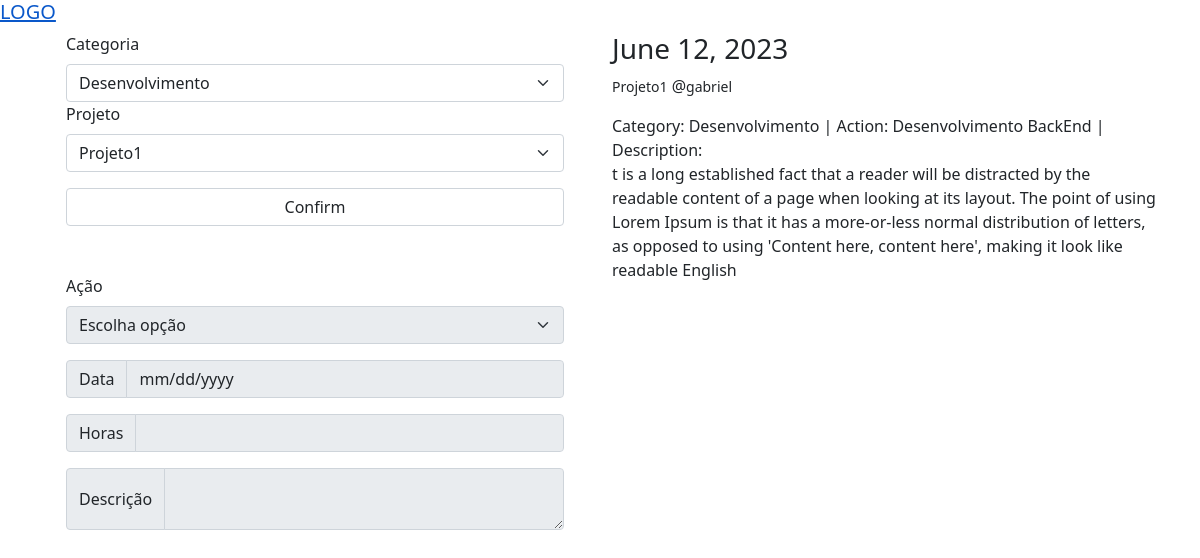
The page / on the database its author committed.
### base/models.py (models this page shows)
class Activity(models.Model):
    idproject = models.ForeignKey(Projects,on_delete=models.SET_NULL, null=True)
    user = models.ForeignKey(User, on_delete=models.SET_NULL, null=True)
    action = models.ForeignKey(Action,on_delete=models.SET_NULL, null=True)
    categoryAction = models.ForeignKey(CategoryAction,on_delete=models.SET_NULL, null=True)
    workedHours = models.DecimalField(decimal_places=2,max_digits=5)
    description = models.TextField()
    initialDate = models.DateField()
    terminalDate = models.DateField()
    snapshot = models.DateTimeField(auto_now=True)

class Projects(models.Model):
    name = models.CharField(max_length=200)
    responsible = models.ForeignKey(User, on_delete=models.SET_NULL, null=True)
    projectBegin = models.DateField()
    created = models.DateTimeField(auto_now_add=True)
    description = models.TextField()
    id = models.BigAutoField(primary_key=True)
    def __str__(self):
        return self.name

class CategoryAction(models.Model):
    nameCategory = models.CharField(max_length=200, null=True)
    def __str__(self) -> str:
        return self.nameCategory

class Action(models.Model):
    nameAction = models.CharField(max_length=200, null=True)
    category = models.ForeignKey(CategoryAction, on_delete=models.SET_NULL, null=True)
    def __str__(self) -> str:
        return self.nameAction

### base/views.py (the view)
# urls.py: path('',views.homeView, name='home')
def homeView(request):
    projects = Projects.objects.all()
    activity = Activity.objects.all()
    category = CategoryAction.objects.all()
    if request.GET.get('queryC') != None:
        qc = request.GET.get('queryC')
        act = Action.objects.filter(category_id=qc)
    else:
        act = None
    context = {'activity':activity,'category':category,'acts':act,'projects':projects}
    return render(request,'base/home.html',context)

### base/templates/base/home.html (shortened to what this page needs)
{% extends 'main.html' %}
{% block content %}
<div class="container">
    <div class="row">
        {% if acts == None%}
        <div class="col">
            <div class="container">
                <div class="row mb-5 bg-body-tertiary">
                    <form action="{%url 'home' %}">
                        <label class="form-label" for="">Categoria</label>
                        <select class="form-select" name="queryC">
                            {% for cat in category %}
                                <option value="{{cat.id}}">{{cat}}</option>
                            {% endfor %}
                        </select>
                        <label class="form-label" for="">Projeto</label>
                        <select class="form-select mb-3" name="queryP">
                            {% for proj in projects %}
                                <option value="{{proj}}">{{proj}}</option>
                            {% endfor %}
                        </select>
                        <input class="form-control" type="submit" value="Confirm">
                    </form>
                </div>
                <div class="row">
                    <form>
                        <label class="form-label" for=""> Ação</label>
                        <select class="form-select mb-3" disabled name="queryP">
                            <option> Escolha opção</option>
                        </select>
                        <div class="input-group mb-3">
                            <span class="input-group-text">Data</span>
                            <input disabled class="form-control"type="date">
                        </div>
                        <div class="input-group mb-3">
                            <span class="input-group-text">Horas</span>
                            <input disabled class="form-control" type="number">
                        </div>
                        <div class="input-group mb-3">
                            <span class="input-group-text">Descrição</span>
                            <textarea disabled class="form-control"></textarea>
                        </div>
                    </form>
                </div>
            </div>
        </div>
        {% endif %}
        <div class="col">
            {% for act in activity %}
                <div class="bodyActivity">
                    <h3>{{act.initialDate}}</h3>
                    <p><small>{{act.idproject}}</small>   @<small>{{act.user}}</small></p>
                    <label>Category: {{act.categoryAction}}  |</label>
                    <label> Action: {{act.action}}  |</label><br>
                    <label>Description:<br>{{act.description}}</label>
                </div>
            {% endfor %}
        </div>
    </div>
    {% endblock content %}

### templates/main.html (shortened to what this page needs)
<!DOCTYPE html>
{% load static %}
<html lang="en">
<head>
    <link rel="stylesheet" href="{% static 'styles/main.css'%}" />
</head>
    {% include 'navbar.html' %}
<body>
    {% block content %}
    {% endblock content %}
</body>
</html>

### templates/navbar.html
<h5><a href="">
    LOGO
</a></h5>

### rows shown on the page
Activity: initialDate "June 12, 2023", idproject "Projeto1", user "gabriel", categoryAction "Desenvolvimento", action "Desenvolvimento BackEnd", description "t is a long established fact that a reader will be distracted by the readable content of a page when looking at its layout. The point of using Lorem Ipsum is that it has a more-or-less normal distribution of letters, as opposed to using 'Content here, content here', making it look like readable English"

### other values the page prints
form field queryC "Desenvolvimento"
form field queryP "Projeto1"
